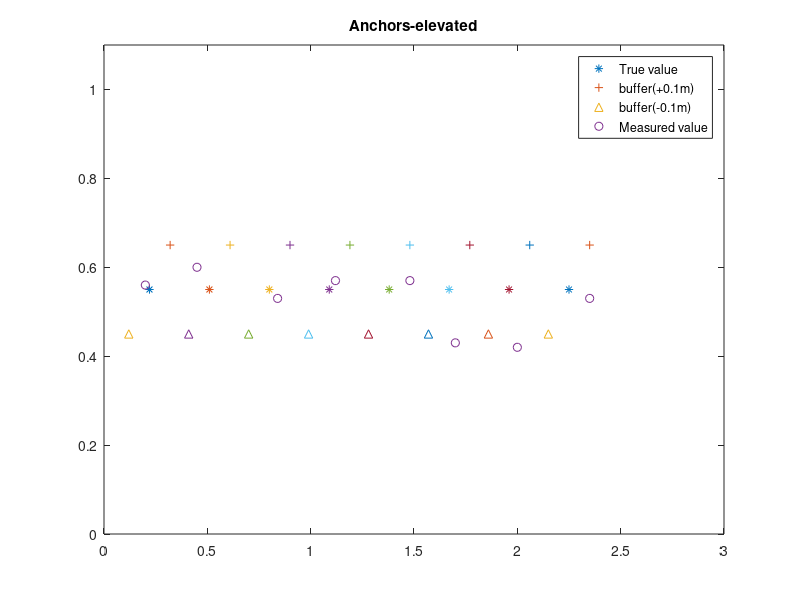

Source code (MATLAB):
for v = 0.22:0.29:2.25
    a1=plot(v,0.55,'*');
    hold on
end
for v = 0.32:0.29:2.35
    a2=plot(v,0.65,'+');
    hold on
end
for v = 0.12:0.29:2.15
    a3=plot(v,0.45,'^');
    hold on
end
x=[0.20,0.45,0.84,1.12,1.48,1.70,2.0,2.35];
y=[0.56,0.60,0.53,0.57,0.57,0.43,0.42,0.53];
%x=[0.11,0.49,0.76,1.06,1.37,1.67,2.01,2.39];
%y=[0.56,0.65,0.63,0.57,0.57,0.55,0.57,0.59];
%x1=[0.22,0.53,0.82,1.08,1.39,1.72,2.07,2.50];
%y1=[0.55,0.53,0.56,0.56,0.57,0.62,0.65,0.57];
%x3=[0.26,0.55,0.84,1.10,1.41,1.68,1.93,2.29];
%y3=[0.30,0.25,0.24,0.21,0.44,0.35,0.36,0.13];
%x3_std=[0.013,0.011,0.015,0.017,0.016,0.011,0.012,0.020];
%y3_std=[0.059,0.049,0.073,0.062,0.041,0.036,0.040,0.046];
%x4=[0.23,0.55,0.79,1.12,1.39,1.65,1.93,2.25];
%y4=[0.38,0.40,0.46,0.49,0.43,0.37,0.38,0.28];
%x4_std=[0.021,0.016,0.023,0.031,0.014,0.027,0.022,0.018];
%y4_std=[0.043,0.041,0.042,0.046,0.030,0.042,0.070,0.075];

%for i = 1:1:8
    %theta = 0 : 0.01 : 2*pi;
    %xcenter=x4(i);
    %ycenter=y4(i);
    %xradius=x4_std(i);
    %yradius=y4_std(i);
    %x = xradius * cos(theta) + xcenter;
    %y = yradius * sin(theta) + ycenter;
    %a5=plot(x, y);
    %hold on
%end
x_nlos=[0.08,0.42,0.84,0.98,1.34,1.69,1.99,2.45];
y_nlos=[0.26,0.42,0.41,0.026,0.21,0.05,0.50,0.60];
x_los=[0.18,0.62,0.72,1.02,1.34,1.62,1.83,2.28];
y_los=[0.48,0.50,0.59,0.61,0.67,0.67,0.52,0.60];
a4=plot(x,y,'o');
axis([0 3 0 1.1]);
legend([a1,a2,a3,a4],'True value','buffer(+0.1m)','buffer(-0.1m)','Measured value','Standard deviation');
title('Anchors-elevated');


%ans1=plot(1.17,0.55,'*')
%hold on
%ans2=plot(1.155,0.48,'o');
%hold on
%ans3=plot(1.153,0.51,'+');
%hold off


